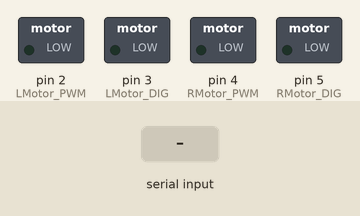
Bench run of a sketch on a simulated Arduino Uno, built with avr-gcc and run on an emulated ATmega328P. Parts: switched loads named in the sketch (green lamp = pin HIGH). Inputs (shaded band) come from the test bench.

Above: at 1.2 s.
1.3 s: "1" received over Serial
At 1.6 s:
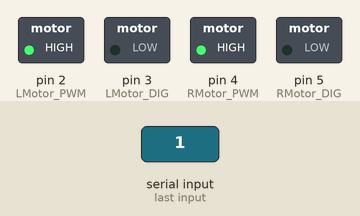
Timing chart, 0 to 4.3 s (numbered marks = the images above; inputs shaded):
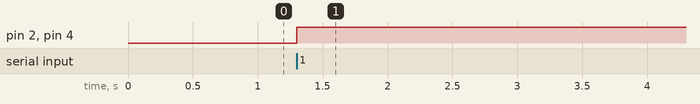

The sketch:

MOTOR.ino
```cpp
# include "Wire.h"

#define SLAVE_ADDRESS 0x04

const int LMotor_PWM = 2;
const int LMotor_DIG = 3;
const int RMotor_PWM = 4;
const int RMotor_DIG = 5;

void setMotor(int MSpeed){
  cli();
  MSpeed = constrain(MSpeed, -50, 50);
  if(MSpeed >= 0){
    analogWrite(LMotor_PWM, 150 + MSpeed);
    digitalWrite(LMotor_DIG, LOW);
    analogWrite(RMotor_PWM, 150);
    digitalWrite(RMotor_DIG, LOW);
  }
  else{
    analogWrite(LMotor_PWM, 150);
    digitalWrite(LMotor_DIG, LOW);
    analogWrite(RMotor_PWM, 150 - MSpeed);
    digitalWrite(RMotor_DIG, LOW);
 }
 sei();
}

void setup() {
  Serial.begin(9600);
  pinMode(LMotor_PWM, OUTPUT);
  pinMode(LMotor_DIG, OUTPUT);
  pinMode(RMotor_PWM, OUTPUT);
  pinMode(RMotor_DIG, OUTPUT);
}

void loop() {
  if ( Serial.available()){
      int motorPower = int(Serial.read());
      setMotor(motorPower);
    }
}
```

Measured:
- after the input at 1.3 s, pin 2 (LMotor_PWM), pin 4 (RMotor_PWM): LOW → HIGH at once
